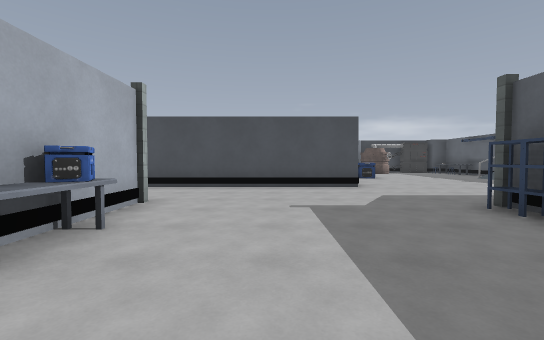
View 1 (above)

18 first-person views from a walk through a Godot game level. The camera is 1.4 m above the floor, tilts 2° down and sees 90° across. Doors that lead somewhere are drawn open, without their leaves. The floor is counted in squares, 2 m on a side. Each view is taken from the middle of a square. On the plan, view 1 faces up. The plan holds only what a view shows up to about 9 squares ahead; the rest is blank. The place goes on beyond the plan. Some surface patterns are stand-ins.

View 2
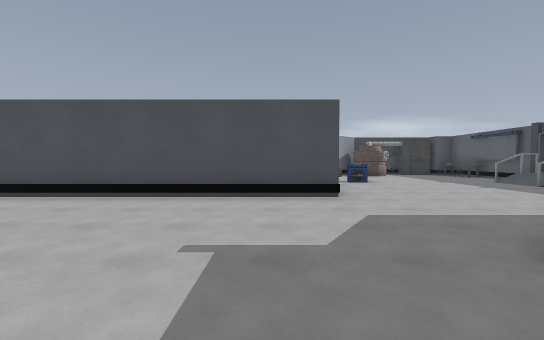

View 3
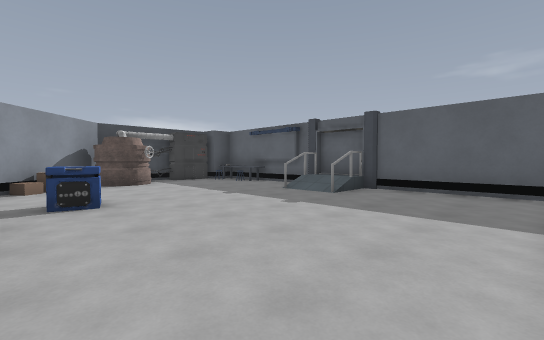

View 4
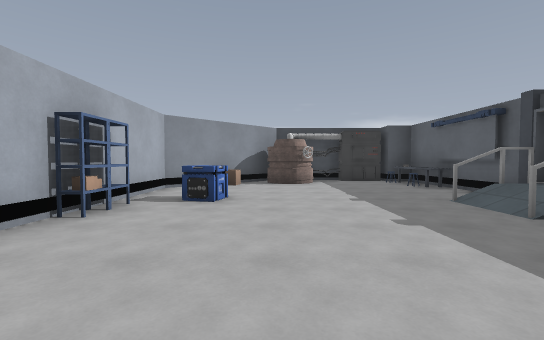

View 5
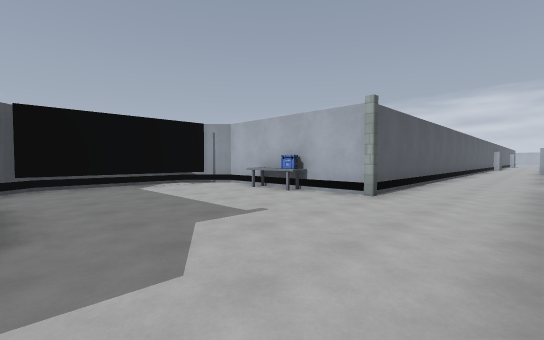

View 6
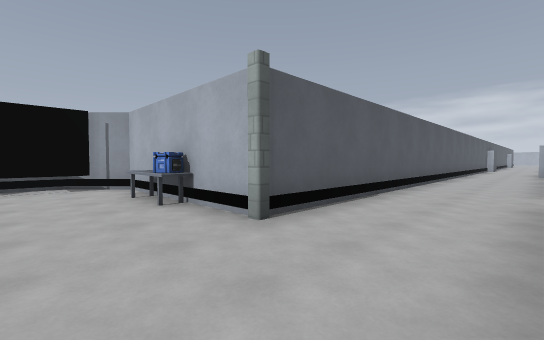

View 7
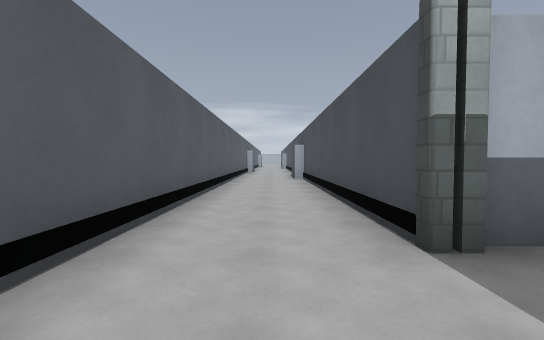

View 8
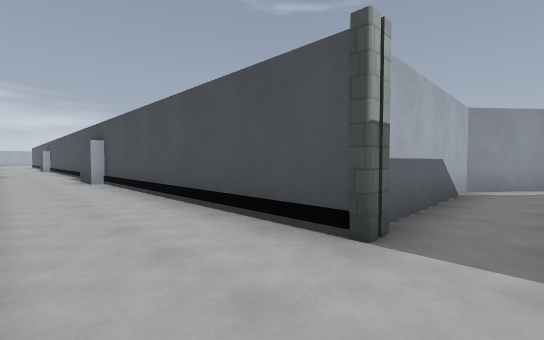

View 9
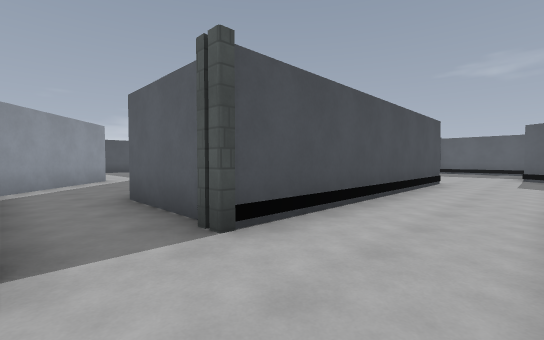

View 10
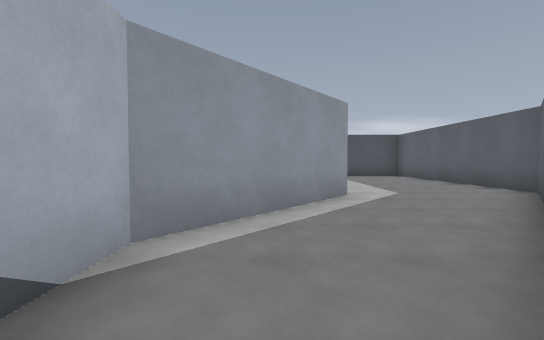

View 11
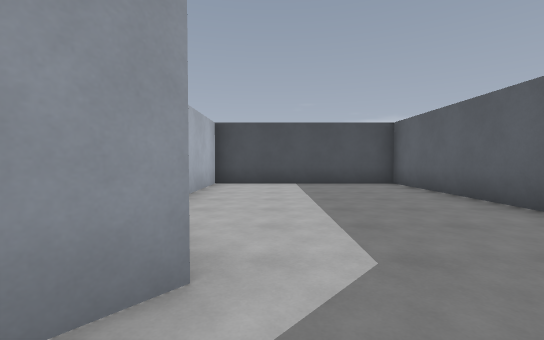

View 12
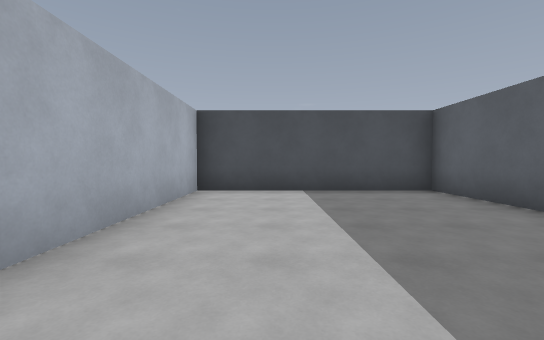

View 13
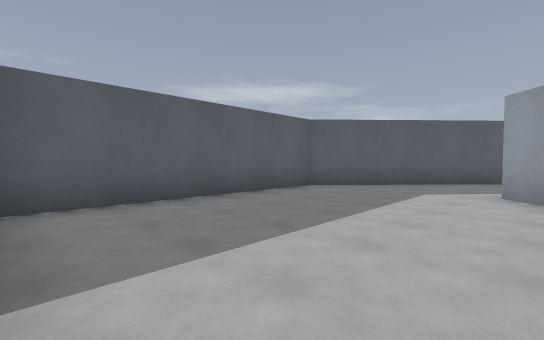

View 14
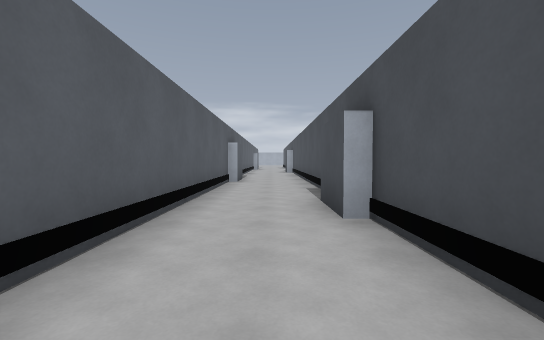

View 15
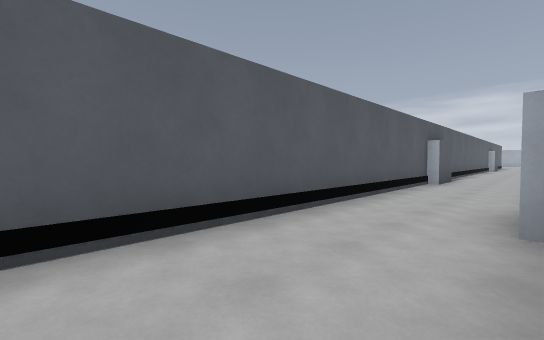

View 16
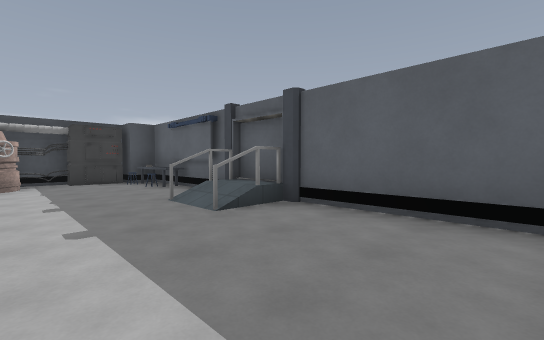

View 17
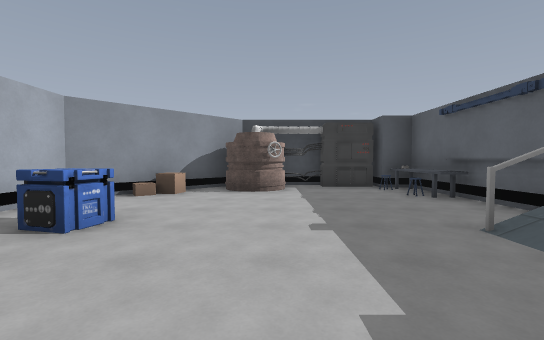

View 18
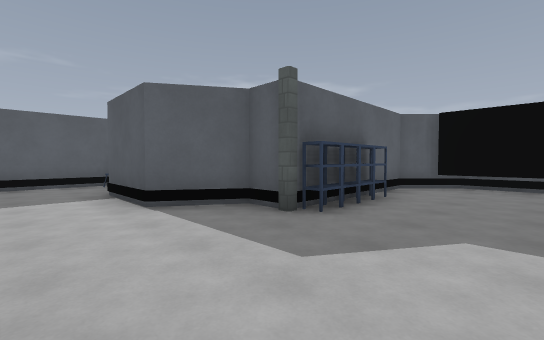

### Floor plan
Points are (right, up) in squares from view 1. A wall is a line through its corners. A room is listed if a view was taken in it or the views show most of it. See-through windows are left out.
Room 1 (views 1, 2, 3, 4, 5, 6, 7, 8, 9, 10, 11, 14, 15, 16, 17, 18)
walls: (2.4, 7.2) (-4.6, 7.2); (-1.9, 3) (-1.7, 2.5); (-1.8, 2.9) (-2, 2.4); (-5.4, 8.4) (-5.4, 10.2); (2.7, 10.5) (2.7, 9.2) (2.2, 9.2); (-4.1, 11.6) (-2, 14); (4.5, 4.3) (5.2, 5.5) (7.2, 5.5); (3.5, 2.7) (3.5, 3.6); (-7.4, 7.2) (-15.3, 7.2) (-15.3, 6.9) (-16.8, 6.9); (3.1, 1.8) (3.1, 3.6); (3.5, 2.1) (3.5, 2.6); (4.2, 11.2) (4, 10.6) (3.4, 10.7); (-1.5, -0.4) (2.9, -0.4); (2.5, -1.1) (3.5, -0.1) (3.5, 2); (-4.5, 15.5) (-7.2, 12.3) (-7.2, 7.6); (9, 10.5) (8.1, 10.7); (9.6, 5.5) (9.6, 15.1); (5.1, 15.8) (2.3, 12.9) (2.3, 8.6); (9.5, 9.2) (8, 9.2); (9.8, 10.6) (8, 10.6); (7.5, 15.8) (6.2, 15.8); (8.5, 15.2) (7.2, 15.2); (-18.8, 7.2) (-19.5, 7.2); (-19.5, 4.6) (-2.2, 4.6) (-2.2, -0.1) (-1.2, -1.1)
low walls: (-1.2, -1.1) (2.5, -1.1)
ways out: opening at (-3.5, 15.5) to room 2; opening at (8.5, 6); door at (9.8, 10)
objects: column (-7, 7); column (-7, 8); column (-5, 7); column (-5, 8); table (-2, 2); column (-2, 5); column (4, 4); box (4, 14); other object (6, 14); other object (9, 13); other object (9, 14); table (10, 14)
Room 2 (views 12, 13)
walls: (-5.1, 16.2) (-4.5, 15.5); (-2, 14) (-0.3, 15.8) (-0.3, 22.3) (-5.7, 22.3) (-5.7, 17.6)
ways out: opening at (-3.5, 15.5) to room 1

Positions as (right, up) in squares from view 1, and headings:
1: (0, 0), facing up
2: (1, 2), facing up
3: (3, 6), facing up-right
4: (5, 6), facing up
5: (3, 7), facing down-left
6: (0, 7), facing down-left
7: (-5, 6), facing left
8: (-6, 5), facing up-left
9: (-7, 5), facing up-right
10: (-6, 10), facing up
11: (-4, 14), facing up
12: (-4, 16), facing up
13: (-5, 22), facing down-right
14: (-12, 6), facing left
15: (-12, 7), facing down-left
16: (6, 6), facing up-right
17: (6, 8), facing up
18: (1, 7), facing down-right
